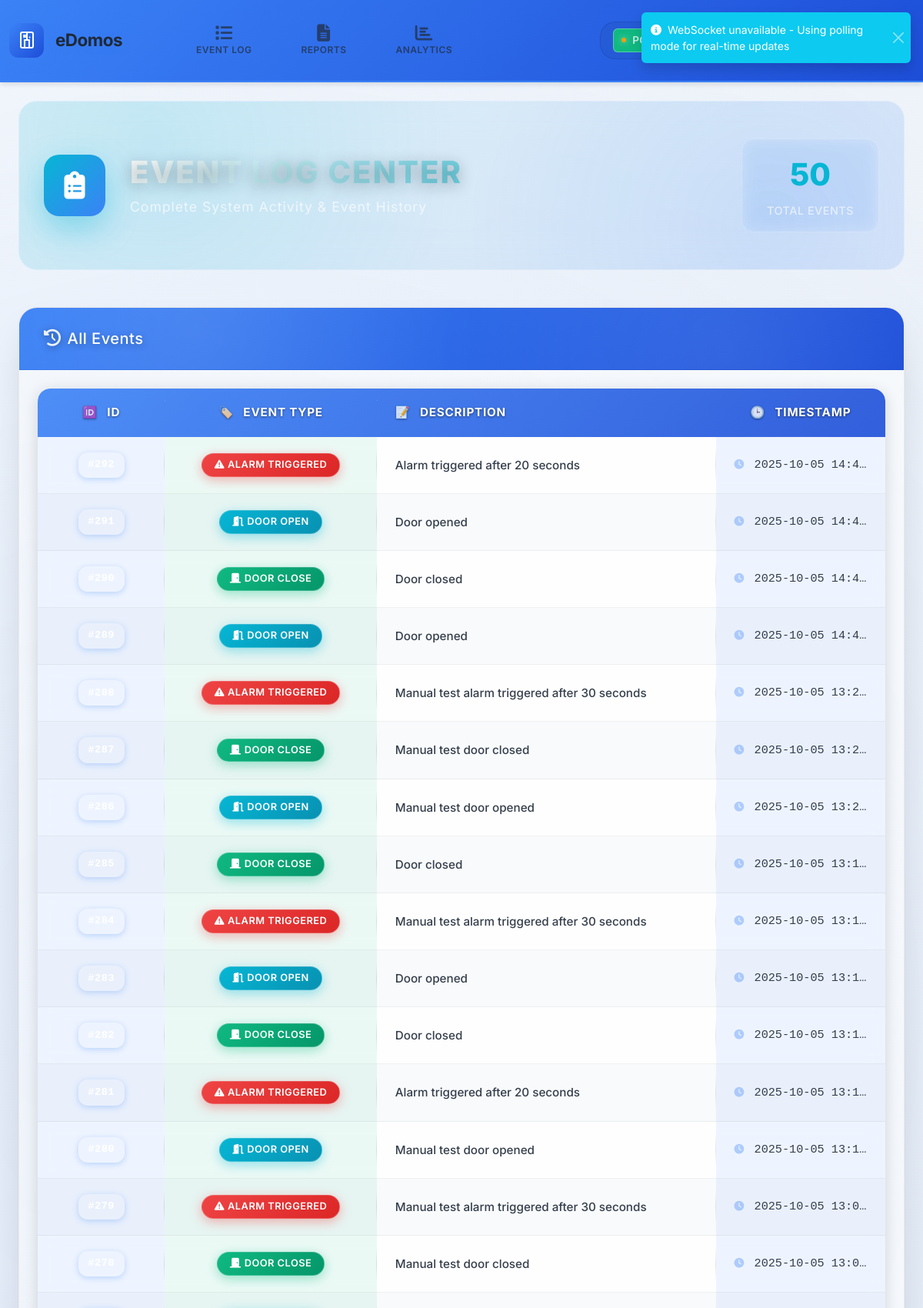
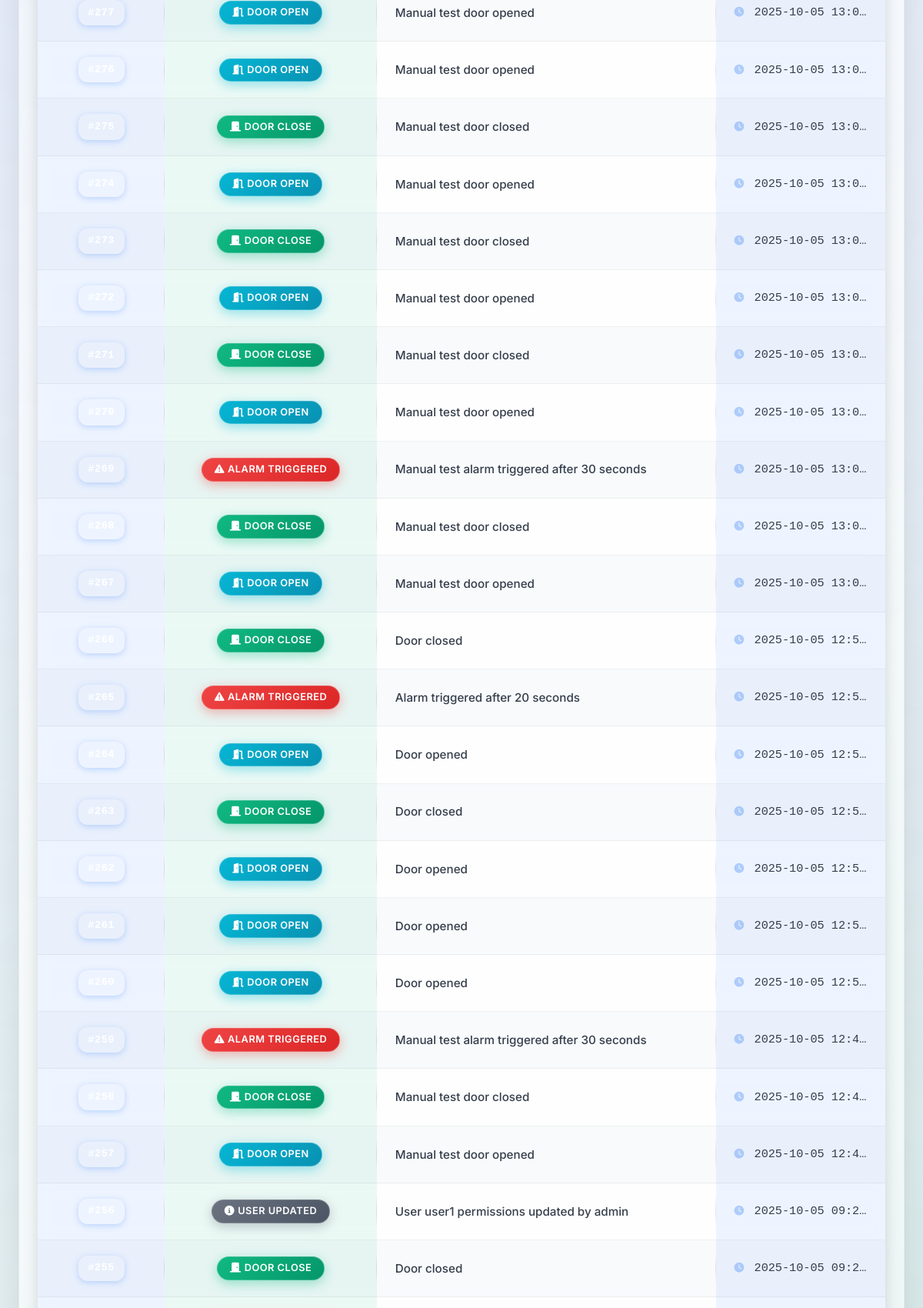
Page /event-log?page=3 (signed in, upper part) on the committed database (2 pictures, top to bottom).
### models.py (models this page shows, shortened)
class EventLog(db.Model):
    id = db.Column(db.Integer, primary_key=True)
    event_type = db.Column(db.String(50), nullable=False)  # 'door_open', 'door_close', 'alarm_triggered', 'setting_changed'
    description = db.Column(db.Text)
    timestamp = db.Column(db.DateTime, default=datetime.utcnow)

### app.py (the view)
@app.route('/event-log')
@login_required
def event_log():
    if 'event_log' not in current_user.permissions.split(','):
        return redirect(url_for('dashboard'))
    page = request.args.get('page', 1, type=int)
    per_page = 50
    events = EventLog.query.order_by(EventLog.timestamp.desc()).paginate(
        page=page, per_page=per_page, error_out=False)
    return render_template('event_log.html',
        events=events.items,
        pagination=events,
        permissions=current_user.permissions.split(',')
    )

### app.py (called while the page is built)
@login_manager.user_loader
def load_user(user_id):
    return User.query.get(int(user_id))

### templates/event_log.html (shortened to what this page needs)
{% extends "base.html" %}
{% block content %}
<div class="container-fluid">
    <div class="event-log-header-section">
        <div class="event-header-content">
            <div class="event-icon">
                <i class="fas fa-clipboard-list"></i>
            </div>
            <div class="event-title-section">
                <h1 class="event-title">EVENT LOG CENTER</h1>
                <p class="event-subtitle">Complete System Activity & Event History</p>
            </div>
            <div class="event-stats">
                <div class="event-stat-item">
                    <span class="event-stat-number">{{ events|length }}</span>
                    <span class="event-stat-label">Total Events</span>
                </div>
            </div>
        </div>
    </div>
    <div class="row">
        <div class="col-12">
            <div class="card event-log-main-card">
                <div class="card-header event-log-header">
                    <h5 class="mb-0"><i class="fas fa-history me-2"></i>All Events</h5>
                </div>
                <div class="card-body event-log-body">
                    <div class="table-responsive event-table-container">
                        <table id="eventsTable">
                            <thead>
                                <tr>
                                    <th>ID</th>
                                    <th>Event Type</th>
                                    <th>Description</th>
                                    <th>Timestamp</th>
                                </tr>
                            </thead>
                            <tbody id="eventTableBody">
                                {% if events %}
                                    {% for event in events %}
                                    <tr data-event-id="{{ event.id }}">
                                        <td><span class="event-id">#{{ event.id }}</span></td>
                                        <td>
                                            {% if event.event_type == 'door_open' %}
                                            <span class="badge bg-info"><i class="fas fa-door-open me-1"></i>Door Open</span>
                                            {% elif event.event_type == 'door_close' %}
                                            <span class="badge bg-success"><i class="fas fa-door-closed me-1"></i>Door Close</span>
                                            {% elif event.event_type == 'alarm_triggered' %}
                                            <span class="badge bg-danger"><i class="fas fa-exclamation-triangle me-1"></i>Alarm Triggered</span>
                                            {% else %}
                                            <span class="badge bg-secondary"><i class="fas fa-info-circle me-1"></i>{{ event.event_type.replace('_', ' ').title() }}</span>
                                            {% endif %}
                                        </td>
                                        <td class="event-description">{{ event.description }}</td>
                                        <td class="event-timestamp">
                                            <i class="fas fa-clock me-1 opacity-50"></i>
                                            {{ event.timestamp.strftime('%Y-%m-%d %H:%M:%S') }}
                                        </td>
                                    </tr>
                                    {% endfor %}
                                {% endif %}
                            </tbody>
                        </table>
                </div>
            </div>
        </div>
    </div>
</div>
{% endblock %}

### rows in the picture
EventLog: event_type "alarm_triggered" (drawn), description "Alarm triggered after 20 seconds", timestamp "2025-10-05 14:4…"
EventLog: event_type "door_open" (drawn), description "Door opened", timestamp "2025-10-05 14:4…"
EventLog: event_type "door_close" (drawn), description "Door closed", timestamp "2025-10-05 14:4…"
EventLog: event_type "door_open" (drawn), description "Door opened", timestamp "2025-10-05 14:4…"
EventLog: event_type "alarm_triggered" (drawn), description "Manual test alarm triggered after 30 seconds", timestamp "2025-10-05 13:2…"
EventLog: event_type "door_close" (drawn), description "Manual test door closed", timestamp "2025-10-05 13:2…"
EventLog: event_type "door_open" (drawn), description "Manual test door opened", timestamp "2025-10-05 13:2…"
EventLog: event_type "door_close" (drawn), description "Door closed", timestamp "2025-10-05 13:1…"
EventLog: event_type "alarm_triggered" (drawn), description "Manual test alarm triggered after 30 seconds", timestamp "2025-10-05 13:1…"
EventLog: event_type "door_open" (drawn), description "Door opened", timestamp "2025-10-05 13:1…"
EventLog: event_type "door_close" (drawn), description "Door closed", timestamp "2025-10-05 13:1…"
EventLog: event_type "alarm_triggered" (drawn), description "Alarm triggered after 20 seconds", timestamp "2025-10-05 13:1…"
EventLog: event_type "door_open" (drawn), description "Manual test door opened", timestamp "2025-10-05 13:1…"
EventLog: event_type "alarm_triggered" (drawn), description "Manual test alarm triggered after 30 seconds", timestamp "2025-10-05 13:0…"
EventLog: event_type "door_close" (drawn), description "Manual test door closed", timestamp "2025-10-05 13:0…"
EventLog: event_type "door_open" (drawn), description "Manual test door opened", timestamp "2025-10-05 13:0…"
EventLog: event_type "door_open" (drawn), description "Manual test door opened", timestamp "2025-10-05 13:0…"
EventLog: event_type "door_close" (drawn), description "Manual test door closed", timestamp "2025-10-05 13:0…"
EventLog: event_type "door_open" (drawn), description "Manual test door opened", timestamp "2025-10-05 13:0…"
EventLog: event_type "door_close" (drawn), description "Manual test door closed", timestamp "2025-10-05 13:0…"
EventLog: event_type "door_open" (drawn), description "Manual test door opened", timestamp "2025-10-05 13:0…"
EventLog: event_type "door_close" (drawn), description "Manual test door closed", timestamp "2025-10-05 13:0…"
EventLog: event_type "door_open" (drawn), description "Manual test door opened", timestamp "2025-10-05 13:0…"
EventLog: event_type "alarm_triggered" (drawn), description "Manual test alarm triggered after 30 seconds", timestamp "2025-10-05 13:0…"
EventLog: event_type "door_close" (drawn), description "Manual test door closed", timestamp "2025-10-05 13:0…"
EventLog: event_type "door_open" (drawn), description "Manual test door opened", timestamp "2025-10-05 13:0…"
EventLog: event_type "door_close" (drawn), description "Door closed", timestamp "2025-10-05 12:5…"
EventLog: event_type "alarm_triggered" (drawn), description "Alarm triggered after 20 seconds", timestamp "2025-10-05 12:5…"
EventLog: event_type "door_open" (drawn), description "Door opened", timestamp "2025-10-05 12:5…"
EventLog: event_type "door_close" (drawn), description "Door closed", timestamp "2025-10-05 12:5…"
EventLog: event_type "door_open" (drawn), description "Door opened", timestamp "2025-10-05 12:5…"
EventLog: event_type "door_open" (drawn), description "Door opened", timestamp "2025-10-05 12:5…"
EventLog: event_type "door_open" (drawn), description "Door opened", timestamp "2025-10-05 12:5…"
EventLog: event_type "alarm_triggered" (drawn), description "Manual test alarm triggered after 30 seconds", timestamp "2025-10-05 12:4…"
EventLog: event_type "door_close" (drawn), description "Manual test door closed", timestamp "2025-10-05 12:4…"
EventLog: event_type "door_open" (drawn), description "Manual test door opened", timestamp "2025-10-05 12:4…"
EventLog: event_type.replace "USER UPDATED", description "User user1 permissions updated by admin", timestamp "2025-10-05 09:2…"
EventLog: event_type "door_close" (drawn), description "Door closed", timestamp "2025-10-05 09:2…"

### other values in the picture
{{ events|length }} "50"
